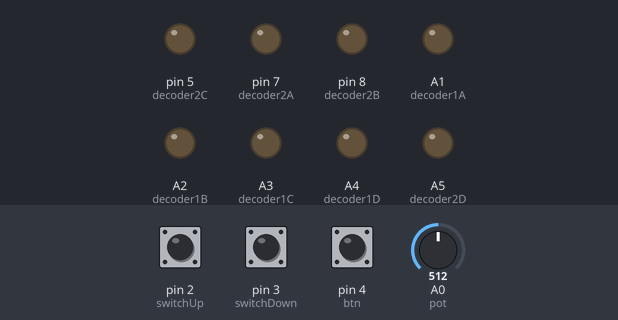
The sketch below on a simulated Arduino Uno, built with avr-gcc and run on an emulated ATmega328P. Shown: output pins drawn as LEDs (lit = HIGH). Dashed ring = blinking. The test bench sets the inputs (shaded band); at power-on: pin 4 (btn) HIGH, pin 2 (switchUp) HIGH, pin 3 (switchDown) HIGH, A0 (pot) = 512. Random numbers use the default seed unless the sketch sets one; the audio player accepts every command and is not drawn.

Above: at 2.5 s.
2.6 s: pin 4 (btn) pulled LOW for 0.15 s
At 3.7 s:
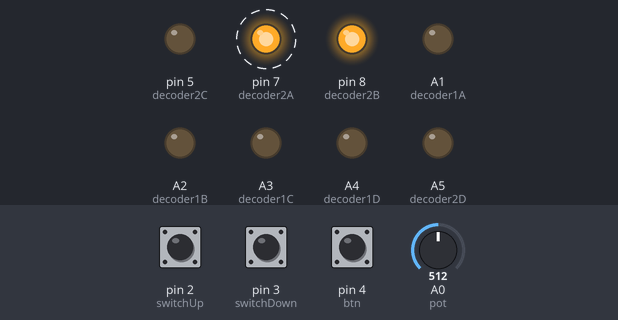
At 5.6 s:
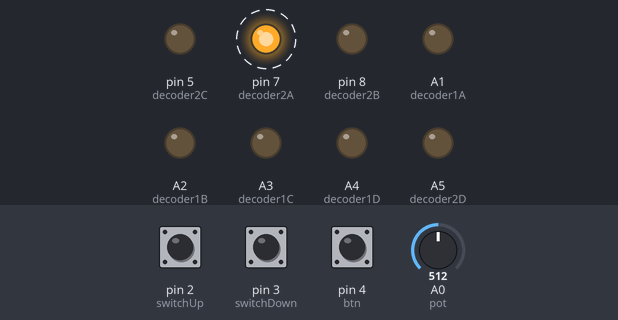
Timing chart, 0 to 7.4 s (numbered marks = the images above; inputs shaded):
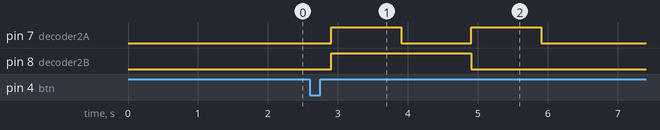

Measured:
- after the input at 2.6 s, pin 7 (decoder2A): alternates HIGH for 1.0 s and LOW for 1.0 s, 4 changes in all, then stays LOW, starting after 0.30 s; pin 8 (decoder2B): LOW → HIGH after 0.30 s, → LOW 2.0 s later

The sketch:

BopIt.ino
```cpp
#include <SoftwareSerial.h>
#include "DFRobotDFPlayerMini.h"

// // // DFPlayer Setup
SoftwareSerial mp3Serial(9, 10); // RX, TX
DFRobotDFPlayerMini dfplayer;

// ----- Enums -----
enum PlayerAction {
  ACTION_NONE,
  ACTION_SLASH, // button
  ACTION_FIRE,  // switch
  ACTION_STEER  // potentiometer
};

enum GameState {
  STATE_IDLE,         // waiting for game to start
  STATE_NEW_ROUND,    // pick command + play audio
  STATE_WAIT_INPUT,   // wait for user action or timeout
  STATE_FEEDBACK,     // play correct/wrong audio, update score
  STATE_GAME_OVER     // play lose/win audio, wait for restart
};

// ----- Pins -----
const int pot = A0;
const int switchUp = 2;
const int switchDown = 3;
const int btn = 4;

// 7-segment decoder pins (ABCD)
const int decoder1A = A1;
const int decoder1B = A2;
const int decoder1C = A3;
const int decoder1D = A4;

const int decoder2A = 7;
const int decoder2B = 8;
const int decoder2C = 5;
const int decoder2D = A5;

// mp3 files
const int slashAudio = 1;
const int steerAudio = 2;
const int fireAudio = 3;
const int wrongAudio = 4;
const int correctAudio = 5;
const int backgroundAudio = 6; //0006.mp3
const int winAudio = 7;
const int loseAudio = 8;

// ----- Globals -----
int potBaseline = 0;
bool potTurnRegistered = false;
const int potThreshold = 50;

int lastUpState = HIGH;
int lastDownState = HIGH;

GameState gameState = STATE_IDLE;
uint8_t score = 0;
PlayerAction expectedAction = ACTION_NONE;
bool lastInputWasCorrect = false;

unsigned long commandIssuedAtMs = 0;
unsigned long commandDeadlineMs = 0;

PlayerAction lastExpectedAction = ACTION_NONE; // to prevent back-to-back inputs

// Difficulty
const unsigned long BASE_TIME = 4500; // early rounds
const unsigned long MIN_TIME = 1300; // very hard rounds
const uint8_t MAX_SCORE_FOR_CURVE = 40; // where difficulty caps out

// ----- User Input Detection -----
bool buttonPush(){
  static bool lastState = HIGH;
  bool current = digitalRead(btn);

  bool pressed = (lastState == HIGH && current == LOW);

  lastState = current;
  return pressed;
}

bool switchFlip(){
  int upState = digitalRead(switchUp);
  int downState = digitalRead(switchDown);
  bool result = false;

  // Detect UP toggle
  if (lastUpState == HIGH && upState == LOW){
    result = true;
  }

  // Detect down toggle
  if (lastDownState == HIGH && downState == LOW){
    result = true;
  }

  lastUpState = upState;
  lastDownState = downState;

  return result;

}

bool potTurn(){
  int current = analogRead(pot);
  int delta = current - potBaseline;
  if (delta < 0) delta = -delta;

  return (delta >= potThreshold);
}

// ----- Helpers -----
void resetPotentiometer(){
  potBaseline = analogRead(pot); // getting starting position
  potTurnRegistered = false; // reset per round
}

PlayerAction readPlayerAction(){
  // In idle or game over, only use the button to start/restart
  if (gameState == STATE_IDLE || gameState == STATE_GAME_OVER) {
    if (buttonPush()) {
      return ACTION_SLASH;  // "start game" trigger
    }
    return ACTION_NONE;
  }

  switch (expectedAction) {
    case ACTION_SLASH:
      if (buttonPush()) return ACTION_SLASH;
      break;

    case ACTION_FIRE:
      if (switchFlip()) return ACTION_FIRE;
      break;

    case ACTION_STEER:
      if (potTurn()) return ACTION_STEER;
      break;
  }

  return ACTION_NONE;
}

PlayerAction pickRandomAction(){
    int r = random(3);
    if (r == 0) return ACTION_SLASH;
    if (r == 1) return ACTION_FIRE;
    else return ACTION_STEER;
}

unsigned long getTimeWindow(uint8_t currentScore){
  if (currentScore >= MAX_SCORE_FOR_CURVE){
    return MIN_TIME;
  }

  float t = (float)currentScore / (float)MAX_SCORE_FOR_CURVE;
  float timeMs = BASE_TIME - t * (BASE_TIME - MIN_TIME);

  return (unsigned long)timeMs;
}

void writeDigitToDecoder(uint8_t digit, int pinA, int pinB, int pinC, int pinD){
  if (digit > 9) digit = 9;

  digitalWrite(pinA, (digit & 0x01) ? HIGH : LOW);
  digitalWrite(pinB, (digit & 0x02) ? HIGH : LOW);
  digitalWrite(pinC, (digit & 0x04) ? HIGH : LOW);
  digitalWrite(pinD, (digit & 0x08) ? HIGH : LOW);
}

void showScore(uint8_t score){
  if (score > 99) score = 99;
  uint8_t tens = score / 10;
  uint8_t ones = score % 10;

  writeDigitToDecoder(tens, decoder1A, decoder1B, decoder1C, decoder1D);
  writeDigitToDecoder(ones, decoder2A, decoder2B, decoder2C, decoder2D);
}

void resetSwitchStateForRound(){
  lastUpState = digitalRead(switchUp);
  lastDownState = digitalRead(switchDown);
}

void countdown(){

  showScore(0);
  delay(300);

  for (int i = 3; i >= 1; i--){
    showScore(i);
    delay(1000);
  }

  showScore(0);
  delay(200);
}

// ----- State Handlers -----
void handleIdleState(unsigned long now, PlayerAction action){
  if (action != ACTION_NONE){
    score = 0;
    showScore(score);

    countdown();

    audioPlayBackgroundLoop();
    gameState = STATE_NEW_ROUND;
  }
}

void handleNewRoundState(unsigned long now){
  expectedAction = pickRandomAction();

  if (expectedAction == ACTION_STEER){
    resetPotentiometer();
  }
  if (expectedAction == ACTION_FIRE){
    resetSwitchStateForRound();
  }

  audioPauseBackground();
  audioPlayCommand(expectedAction);

  // setting timing / difficulty
  unsigned long window = getTimeWindow(score);
  commandIssuedAtMs = now;
  commandDeadlineMs = now + window;

  // switch game state to waiting for input
  gameState = STATE_WAIT_INPUT;
}

const unsigned long INPUT_GRACE_MS = 200;  // 0.2s cushion

void handleWaitInputState(unsigned long now){
  // checking grace period
  if (now < commandIssuedAtMs + INPUT_GRACE_MS) {
    return;
  }

  // checking for timeout
  if (now > commandDeadlineMs){
    lastInputWasCorrect = false;
    gameState = STATE_FEEDBACK;
    return;
  }


  PlayerAction action = readPlayerAction();

  // no input this tick, keep waiting
  if (action == ACTION_NONE){
    return;
  }


  lastInputWasCorrect = (action == expectedAction);
  gameState = STATE_FEEDBACK;
}


void handleFeedbackState(unsigned long now){
  if (lastInputWasCorrect){
    score++;
    if (score > 99) score = 99;

    // --- WIN CONDITION: reached 99 ---
    if (score == 99) {
      showScore(score);   // show 99

      // Play win audio
      audioPlayWin();

      // Flash 99 a few times (blocking is fine here, it's a one-time event)
      for (int i = 0; i < 6; i++) {   // 6 flashes -> about ~2.4s
        showScore(99);
        delay(200);
        showScore(0);      // or showScore(score) with different pattern if you prefer
        delay(200);
      }

      // Leave 99 showing
      showScore(99);

      // Go to GAME_OVER and wait for player to start a new game
      gameState = STATE_GAME_OVER;
      return;
    }

    // --- NORMAL CORRECT CASE (score < 99) ---
    showScore(score);

    audioPlayCorrect();
    audioPlayBackgroundLoop(); // resume music
    gameState = STATE_NEW_ROUND;

  } else {
    // WRONG INPUT / TIMEOUT -> normal lose behavior
    audioPlayWrong();
    audioPlayLose();

    gameState = STATE_GAME_OVER;
  }
}


void handleGameOverState(unsigned long now, PlayerAction action){
  if (action != ACTION_NONE){
    score = 0;
    showScore(score);

    audioPlayBackgroundLoop();
    gameState = STATE_IDLE;
  }
}

// ----- Audio Functions -----
void audioPlayBackgroundLoop(){
  dfplayer.stop();
  delay(100);
  dfplayer.loop(backgroundAudio);
}

void audioPauseBackground(){
  dfplayer.pause();
}

void audioPlayCommand(PlayerAction action){
  int track = 0;

  switch (action) {
    case ACTION_SLASH:
      track = slashAudio;
      break;
    case ACTION_FIRE:
      track = fireAudio;
      break;
    case ACTION_STEER:
      track = steerAudio;
      break;
    default:
      return;  // no valid action, do nothing
  }

  dfplayer.stop();
  delay(100);
  dfplayer.play(track);
}

void audioPlayCorrect(){
  dfplayer.stop();
  delay(100);
  dfplayer.play(correctAudio);
}

void audioPlayWrong(){
  dfplayer.stop();
  delay(100);
  dfplayer.play(wrongAudio);
}

void audioPlayLose(){
  dfplayer.stop();
  delay(100);
  dfplayer.play(loseAudio);
}

void audioPlayWin(){
  dfplayer.stop();
  delay(100);
  dfplayer.play(winAudio);
}

void audioInit(){
  mp3Serial.begin(9600);
  delay(500); // giving DFPlayer time to boot

  // flash 67 if there's an error (haha funny number)
  if (!dfplayer.begin(mp3Serial)){
    while (true){
      digitalWrite(decoder1A, LOW);
    digitalWrite(decoder1B, HIGH);
    digitalWrite(decoder1C, HIGH);
    digitalWrite(decoder1D, LOW);

    digitalWrite(decoder2A, LOW);
    digitalWrite(decoder2B, HIGH);
    digitalWrite(decoder2C, HIGH);
    digitalWrite(decoder2D, HIGH);

    delay(500);

    digitalWrite(decoder1A, LOW);
    digitalWrite(decoder1B, LOW);
    digitalWrite(decoder1C, LOW);
    digitalWrite(decoder1D, LOW);

    digitalWrite(decoder2A, LOW);
    digitalWrite(decoder2B, LOW);
    digitalWrite(decoder2C, LOW);
    digitalWrite(decoder2D, LOW);
    }

  }

  dfplayer.volume(20);
  delay(200);
}


void setup() {
  pinMode(btn, INPUT_PULLUP);
  pinMode(switchUp, INPUT_PULLUP);
  pinMode(switchDown, INPUT_PULLUP);

  // 7-segment decoder pins
  pinMode(decoder1A, OUTPUT);
  pinMode(decoder1B, OUTPUT);
  pinMode(decoder1C, OUTPUT);
  pinMode(decoder1D, OUTPUT);
  pinMode(decoder2A, OUTPUT);
  pinMode(decoder2B, OUTPUT);
  pinMode(decoder2C, OUTPUT);
  pinMode(decoder2D, OUTPUT);

  // Recording switch positions
  resetSwitchStateForRound();

  // Initialize audio & score
  showScore(0);
  audioInit();
  audioPlayBackgroundLoop();

  // Randomness using potentiometer (no analog pins open)
  randomSeed(analogRead(pot));
}

void loop() { /* nothing — stays showing "3" */
  unsigned long now = millis();


  switch (gameState){
    case STATE_IDLE: {
      PlayerAction action = readPlayerAction();
      handleIdleState(now, action);
      break;
    }

    case STATE_NEW_ROUND:
      handleNewRoundState(now);
      break;

    case STATE_WAIT_INPUT:
      handleWaitInputState(now);  // no action param now
      break;

    case STATE_FEEDBACK:
      handleFeedbackState(now);
      break;

    case STATE_GAME_OVER: {
      PlayerAction action = readPlayerAction();
      handleGameOverState(now, action);
      break;
    }
  }
}
```
